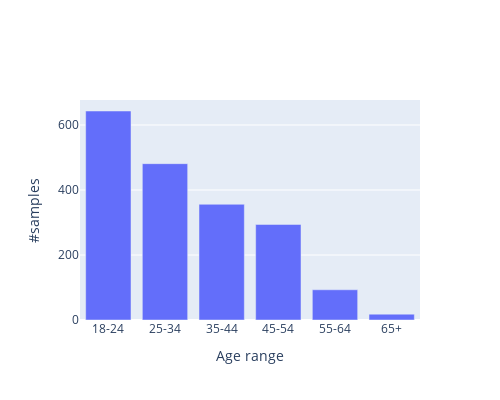

The code cell stored with this chart in its notebook:
### Markdown cell above
We start now with the analysis of risk factors. We would like to see if there exist some relationship between the use of cannabis and the others attributes.\
First of all we consider the age of our partecipant.

### Code cell
data=[go.Bar(x=df["Age"].value_counts().index,
            y=df["Age"].value_counts().values)]
layout = go.Layout(
    autosize=False,
    width=500,
    height=400,
    xaxis=dict(
        title='Age range'),
    yaxis=dict(
        title='#samples'
    ))

fig = go.Figure(data=data, layout=layout)
fig

### Figure 1 — Plotly figure (JSON) as saved in the notebook; plotly's stock layout.template omitted (floating-point values rounded to 4 significant figures)
{"data": [{"type": "bar", "x": ["18-24", "25-34", "35-44", "45-54", "55-64", "65+"], "y": [643, 481, 356, 294, 93, 18]}], "layout": {"autosize": false, "height": 400, "width": 500, "xaxis": {"title": {"text": "Age range"}}, "yaxis": {"title": {"text": "#samples"}}}}
